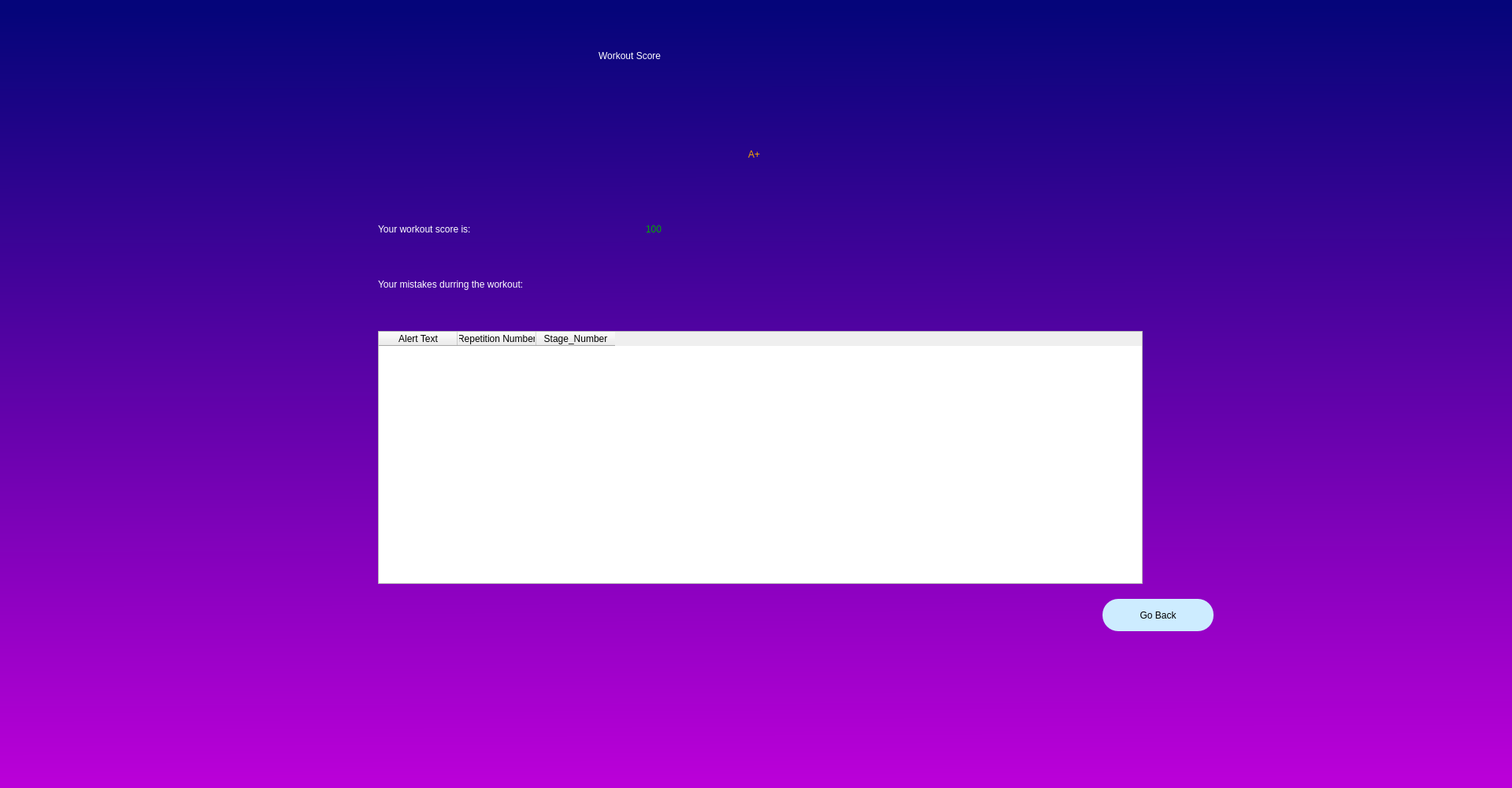
<?xml version="1.0" encoding="UTF-8"?>
<ui version="4.0">
 <class>MainWindow</class>
 <widget class="QMainWindow" name="MainWindow">
  <property name="geometry">
   <rect>
    <x>0</x>
    <y>0</y>
    <width>1920</width>
    <height>1000</height>
   </rect>
  </property>
  <property name="windowTitle">
   <string>MainWindow</string>
  </property>
  <widget class="QWidget" name="centralwidget">
   <property name="styleSheet">
    <string notr="true">QWidget#centralwidget{
background-color: qlineargradient(spread:pad, x1:0, y1:0, x2:0.008, y2:0.994, stop:0.0152381 rgba(5, 5, 122, 255), stop:1 rgba(186, 0, 216, 255));}</string>
   </property>
   <widget class="QTableWidget" name="tb_mistakes">
    <property name="geometry">
     <rect>
      <x>480</x>
      <y>420</y>
      <width>971</width>
      <height>321</height>
     </rect>
    </property>
    <property name="styleSheet">
     <string notr="true"/>
    </property>
    <property name="editTriggers">
     <set>QAbstractItemView::NoEditTriggers</set>
    </property>
    <column>
     <property name="text">
      <string>Alert Text</string>
     </property>
    </column>
    <column>
     <property name="text">
      <string>Repetition Number</string>
     </property>
    </column>
    <column>
     <property name="text">
      <string>Stage_Number</string>
     </property>
    </column>
   </widget>
   <widget class="QLabel" name="label">
    <property name="geometry">
     <rect>
      <x>760</x>
      <y>30</y>
      <width>400</width>
      <height>81</height>
     </rect>
    </property>
    <property name="styleSheet">
     <string notr="true">font: 75 36pt &quot;MS Shell Dlg 2&quot;;color:rgb(255, 255, 255)</string>
    </property>
    <property name="text">
     <string>Workout Score</string>
    </property>
   </widget>
   <widget class="QLabel" name="label_2">
    <property name="geometry">
     <rect>
      <x>480</x>
      <y>260</y>
      <width>351</width>
      <height>61</height>
     </rect>
    </property>
    <property name="styleSheet">
     <string notr="true">color:rgb(255, 255, 255);
font: 75 20pt &quot;MS Shell Dlg 2&quot;;</string>
    </property>
    <property name="text">
     <string>Your workout score is:</string>
    </property>
   </widget>
   <widget class="QLabel" name="lbl_score">
    <property name="geometry">
     <rect>
      <x>820</x>
      <y>260</y>
      <width>61</width>
      <height>61</height>
     </rect>
    </property>
    <property name="styleSheet">
     <string notr="true">color:rgb(0, 170, 0);
font: 75 20pt &quot;MS Shell Dlg 2&quot;;</string>
    </property>
    <property name="text">
     <string>100</string>
    </property>
   </widget>
   <widget class="QLabel" name="label_4">
    <property name="geometry">
     <rect>
      <x>480</x>
      <y>330</y>
      <width>521</width>
      <height>61</height>
     </rect>
    </property>
    <property name="styleSheet">
     <string notr="true">color:rgb(255, 255, 255);
font: 75 20pt &quot;MS Shell Dlg 2&quot;;</string>
    </property>
    <property name="text">
     <string>Your mistakes durring the workout:</string>
    </property>
   </widget>
   <widget class="QLabel" name="lbl_american_score">
    <property name="geometry">
     <rect>
      <x>950</x>
      <y>150</y>
      <width>91</width>
      <height>91</height>
     </rect>
    </property>
    <property name="styleSheet">
     <string notr="true">color:rgb(248, 165, 0);
font: 75 36pt &quot;MS Shell Dlg 2&quot;;</string>
    </property>
    <property name="text">
     <string>A+</string>
    </property>
   </widget>
   <widget class="QPushButton" name="bt_goBack">
    <property name="geometry">
     <rect>
      <x>1400</x>
      <y>760</y>
      <width>141</width>
      <height>41</height>
     </rect>
    </property>
    <property name="styleSheet">
     <string notr="true">border-radius:20px;
font: 75 14pt &quot;MS Shell Dlg 2&quot;;
background-color: rgb(205, 236, 255);</string>
    </property>
    <property name="text">
     <string>Go Back</string>
    </property>
   </widget>
  </widget>
 </widget>
 <resources/>
 <connections/>
</ui>
